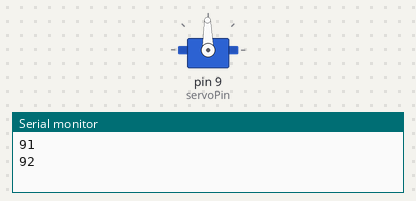
Bench run of a sketch on a simulated Arduino Uno, built with avr-gcc and run on an emulated ATmega328P. Parts: servo, the last lines printed to the serial monitor.

Above: at 0.05 s.
At 1.35 s:
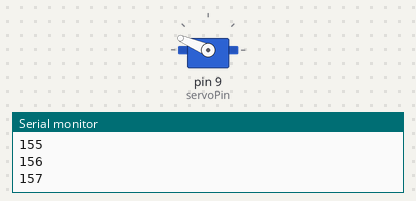
At 2.65 s:
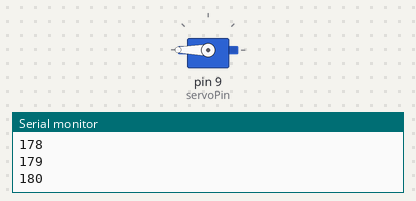
At 5.3 s:
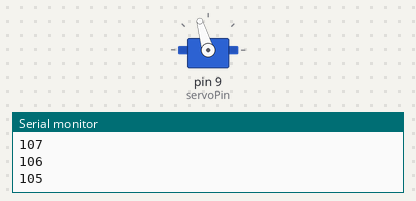
Timing chart, 0 to 9.8 s (numbered marks = the images above):
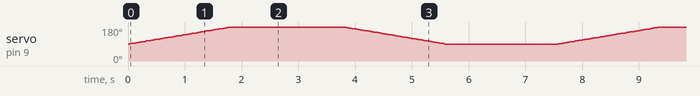

The sketch:

servo_direct.ino
```cpp
#include <Servo.h>

Servo myservo;  // Create servo object to control a servo

int servoPin = 9;  // Pin where the servo is connected
int pos = 90;      // Neutral position for stopping the servo
int direction = 1; // Variable to change direction
unsigned long previousMillis = 0;
unsigned long interval = 20; // Milliseconds for servo updates

void setup() {
  myservo.attach(servoPin);  // Attach the servo on pin 9
  Serial.begin(9600);
}

void loop() {
  unsigned long currentMillis = millis();

  if (currentMillis - previousMillis >= interval) {
    previousMillis = currentMillis;

    pos += direction;
    myservo.write(pos);
    Serial.println(pos);

    if (pos >= 180 || pos <= 90) {
      direction = -direction;
      delay(2000);
    }
  }

  // Here we don't need to use delay(), so the code runs non-blocking
}
```
